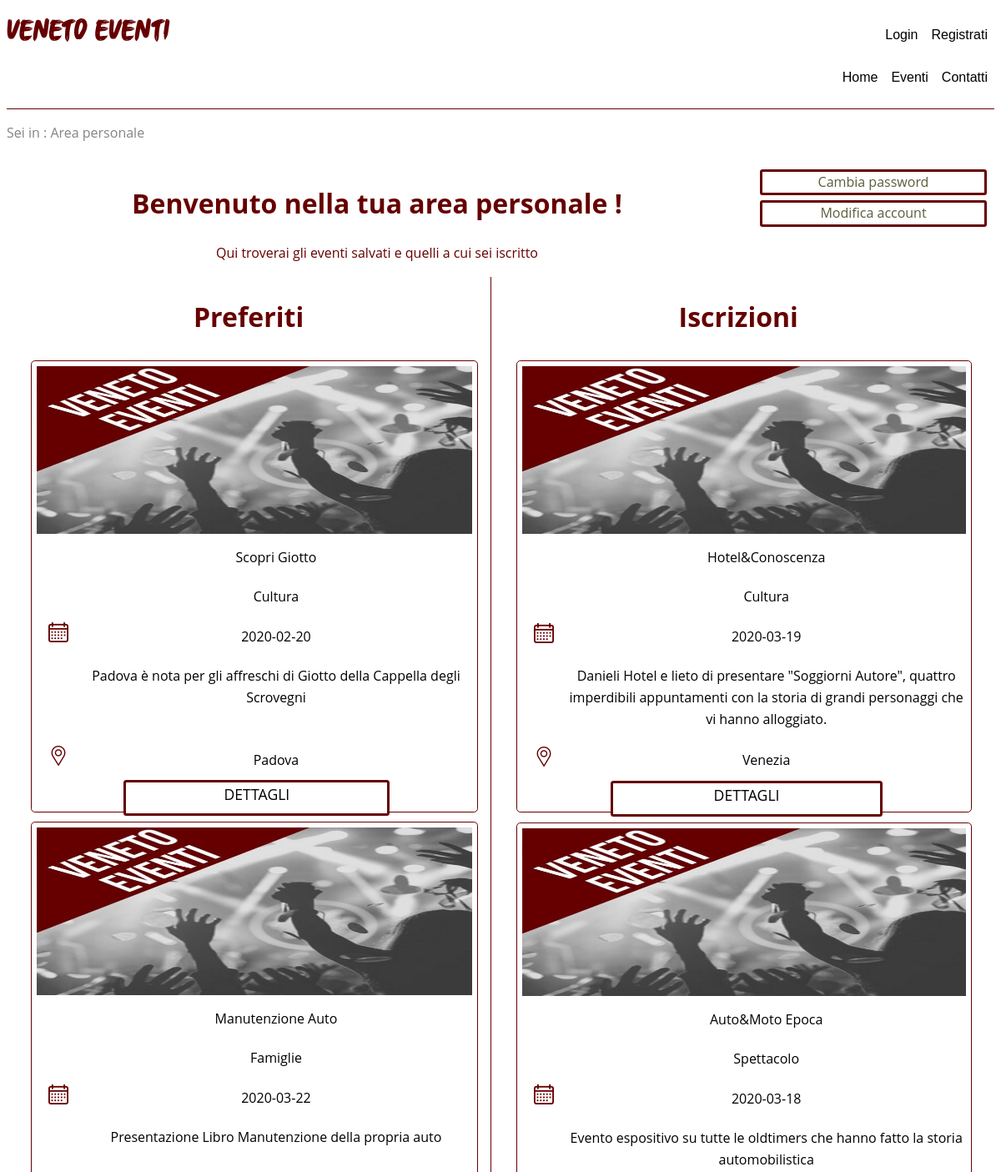
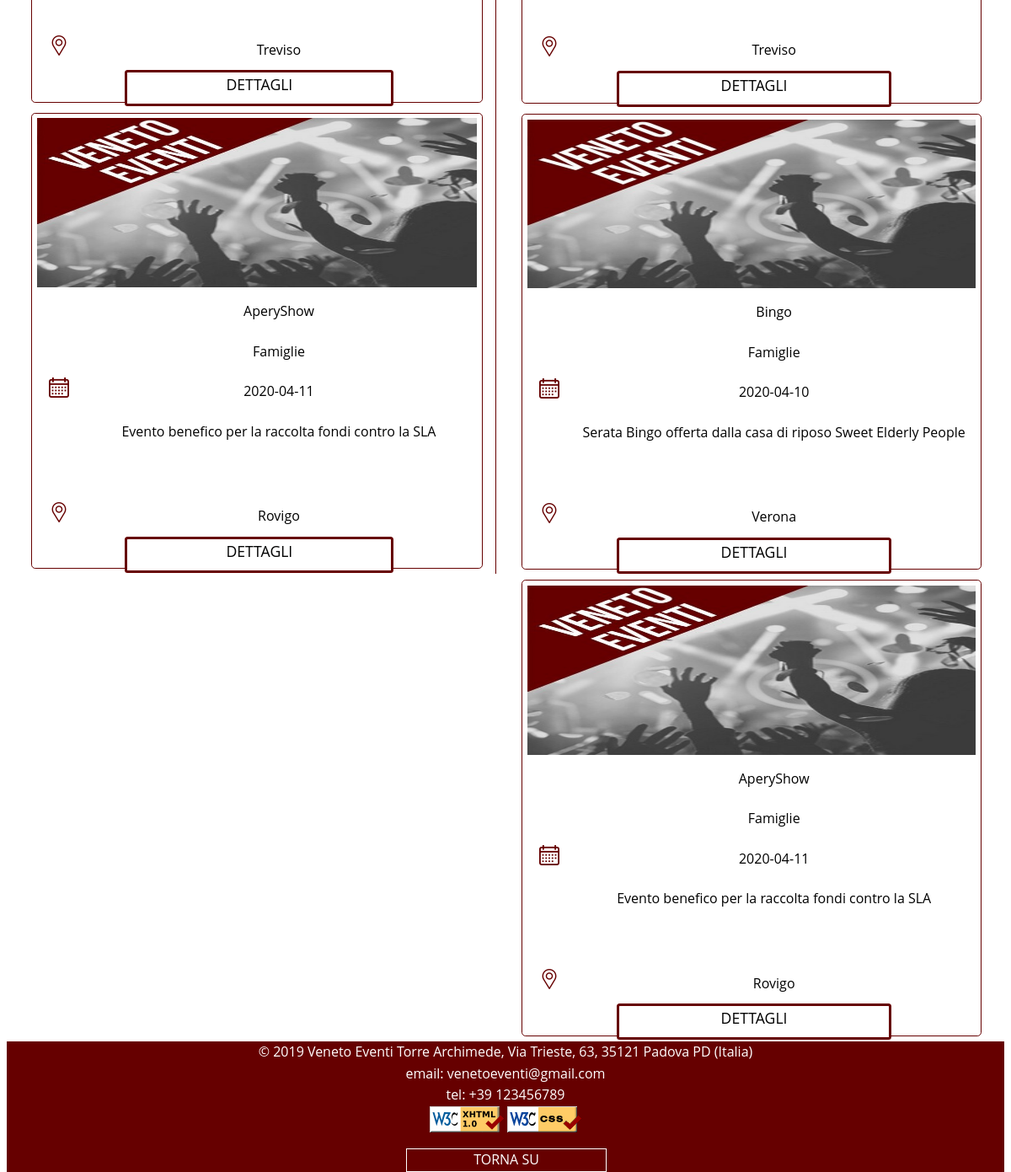
Page /area_riservata_utente.php on the committed database (2 pictures, top to bottom).
### tables this page shows
CREATE TABLE `eventi` (
  `ID` int(11) NOT NULL,
  `Titolo` varchar(255) NOT NULL,
  `Descrizione` varchar(500) NOT NULL,
  `Luogo` varchar(255) NOT NULL,
  `Citta` enum('Venezia','Padova','Verona','Vicenza','Belluno','Treviso','Rovigo') NOT NULL,
  `Data` date NOT NULL,
  `Categoria` varchar(255) NOT NULL,
  `Azienda` varchar(255) NOT NULL
);

### area_riservata_utente.php (the view, shortened to what this page needs)
<html xmlns="http://www.w3.org/1999/xhtml" xml:lang="it" lang="it">
<head>
	<?php
        include_once 'functions.php';
     ?>
  </head>
<div class="pageArea">
<div class="box1">
    <div class="area-titoli">
        <h1 class="titolo ">Benvenuto nella tua area personale <?php echo $_SESSION['usernameU']; ?>!</h1>
        <p class="titolo "> Qui troverai gli eventi salvati e quelli a cui sei iscritto</p>
    </div>
    <div class="area-bottoni">
        <a class="bottone-area link" href="modifica_pw.php'">
         Cambia password</a>
         <a class="bottone-area link href="modifica_account.php">Modifica account</a>
    </div>
</div>
<div class="box-left-area preferiti" >
<?php
            require_once('functions.php');
            $tuoiTour=getEventiPrefe();
            $tour=getEventiTutti();
            $outCat="";
            $tab=9;
            if($_SESSION['eventiPrefe']===true){
                $outCat.="<h1 class='titolo'> Preferiti</h1>";
            foreach ($tuoiTour as $elem) {
                if($_SESSION['eventi']===true){
                foreach ($tour as $key) {
                    if($key&&$elem){
                    if($elem['ID']==$key['ID']){
                    $outCat.=   "<div class='evento-1 box-evento piccolo'>
                                        <div class='box-img'>
                                            <img class='img-evento' src='".getImg($key['ID'])."' alt='immagine evento'>
                                        </div>
                                        <div class='box-titolo'>
                                            <div class='box-icona'></div>
                                                <p class='scritte-evento'>".$key['Titolo']."</p>
                                        </div>
                                        <div class='box-categoria '>
                                            <div class='box-icona'></div>
                                            <p class='scritte-evento'>".$key['Categoria']."</p>
                                        </div>
                                        <div class='box-data'>
                                            <div class='box-icona'>
                                                <div id='calendario'></div>
                                            </div>
                                            <div class='box-data-evento'>
                                                <p class='scritte-evento'>".$key['Data']."</p>
                                            </div>
                                        </div>
                                        <div class='box-descr'>
                                            <div class='box-icona'></div>
                                            <p class='scritte-evento'> ".$key['Descrizione']."</p>
                                        </div>
                                        <div class='box-luogo '>
                                            <div class='box-icona'>
                                                <div id='local'></div>
                                            </div>
                                            <div class='box-luogo-evento'>
                                                <p class='scritte-evento'>".$key['Luogo']."</p>
                                            </div>
                                        </div>
                                        <div class='box-dettagli'>
                                        <div class='box-icona'>
                                        </div>
                                            <div >
                                                <a href='dettagli_evento.php?id=".$key['ID']."' class='scritte-dettagli selezione link' tabindex='".tabIndex($tab)."'>DETTAGLI</a>
                                            </div>
                                        </div>
                                    </div>";
                                break;
                }
                $tab=$tab+1;
            }
        }}
    }}  else{$outCat.= "<div><h3> Non ci sono tour a cui partecipi. <a href='tour.php' class='messageTour' tabindex='".tabIndex($tab)."' accesskey='i'> Iscriviti </a>al tuo primo tour!</h3></div>";}
        echo $outCat;
    ?>
    </div>
    <div class="box-right-area iscrizioni">
    <?php
            require_once('functions.php');
            $tuoiTour=getEventiIscritto();
            $tour=getEventiTutti();
            $outCat="";
            if($_SESSION['eventiIscritto']===true){
                $outCat.="<h1 class='titolo'> Iscrizioni</h1>";
            foreach ($tuoiTour as $elem) {
                if($_SESSION['eventi']===true){
                foreach ($tour as $key) {
                    if($key&&$elem){
                    if($elem['ID']==$key['ID']){
                    $tab=$tab+1;
                    $outCat.=   "
                                    <div class='evento-1 box-evento piccolo'>
                                        <div class='box-img'>
                                            <img class='img-evento' src='".getImg($key['ID'])."' alt='immagine evento'>
                                        </div>
                                        <div class='box-titolo'>
                                            <div class='box-icona'></div>
                                                <p class='scritte-evento'>".$key['Titolo']."</p>
                                        </div>
                                        <div class='box-categoria '>
                                            <div class='box-icona'></div>
                                            <p class='scritte-evento'>".$key['Categoria']."</p>
                                        </div>
                                        <div class='box-data'>
                                            <div class='box-icona'>
                                                <div id='calendario'></div>
                                            </div>
                                            <div class='box-data-evento'>
                                                <p class='scritte-evento'>".$key['Data']."</p>
                                            </div>
                                        </div>
                                        <div class='box-descr'>
                                            <div class='box-icona'></div>
                                            <p class='scritte-evento'> ".$key['Descrizione']."</p>
                                        </div>
                                        <div class='box-luogo '>
                                            <div class='box-icona'>
                                                <div id='local'></div>
                                            </div>
                                            <div class='box-luogo-evento'>
                                                <p class='scritte-evento'>".$key['Luogo']."</p>
                                            </div>
                                        </div>
                                        <div class='box-dettagli'>
                                        <div class='box-icona'>
                                        </div>
                                            <div >
                                                <a href='dettagli_evento.php?id=".$key['ID']."' class='scritte-dettagli selezione link' tabindex='".tabIndex($tab)."'>DETTAGLI</a>
                                            </div>
                                        </div>
                                    </div>";
                                break;
                }}
        }}
    }} else{
            $tab=$tab+1;
            $outCat.= "<div><h3> Non ci sono tour a cui partecipi. <a href='tour.php' class='messageTour' tabindex='".tabIndex($tab)."' accesskey='s'> Iscriviti </a>al tuo primo tour!</h3></div>";}
        echo $outCat;
    ?>
</div>
</div>
</body>

### rows in the picture
eventi: Titolo "Scopri Giotto", Categoria "Cultura", Data "2020-02-20", Descrizione "Padova è nota per gli affreschi di Giotto della Cappella degli Scrovegni", Luogo "Padova"
eventi: Titolo "Manutenzione Auto", Categoria "Famiglie", Data "2020-03-22", Descrizione "Presentazione Libro Manutenzione della propria auto", Luogo "Treviso"
eventi: Titolo "AperyShow", Categoria "Famiglie", Data "2020-04-11", Descrizione "Evento benefico per la raccolta fondi contro la SLA", Luogo "Rovigo"
eventi: Titolo "Hotel&Conoscenza", Categoria "Cultura", Data "2020-03-19", Descrizione "Danieli Hotel e lieto di presentare \"Soggiorni Autore\", quattro imperdibili appuntamenti con la storia di grandi personaggi che vi hanno alloggiato.", Luogo "Venezia"
eventi: Titolo "Auto&Moto Epoca", Categoria "Spettacolo", Data "2020-03-18", Descrizione "Evento espositivo su tutte le oldtimers che hanno fatto la storia automobilistica", Luogo "Treviso"
eventi: Titolo "Bingo", Categoria "Famiglie", Data "2020-04-10", Descrizione "Serata Bingo offerta dalla casa di riposo Sweet Elderly People", Luogo "Verona"

### other values in the picture
$current "Area personale"
